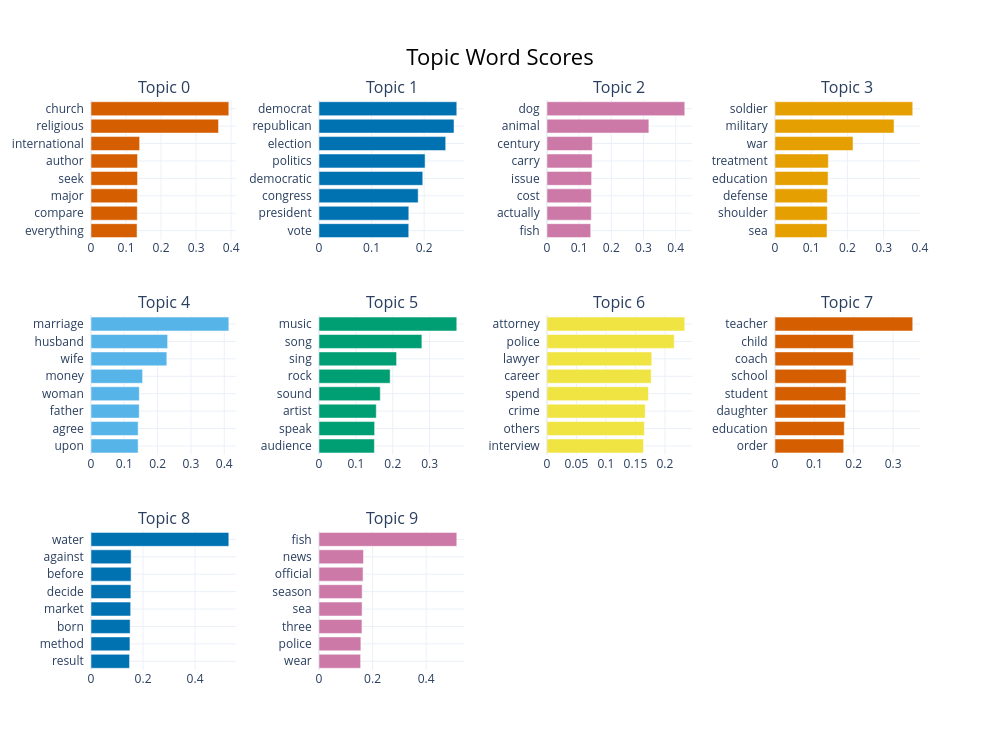

Notebook code cell kept with this figure:
### Markdown cell above
## 📈 9. Visualisations

### Code cell
# ── Topic word scores ─────────────────────────────────────────────────────────
topic_model.visualize_barchart(top_n_topics=10, n_words=8)

### Figure 1 — Plotly figure (JSON) as saved in the notebook; plotly's stock layout.template omitted (floating-point values rounded to 4 significant figures)
{"data": [{"marker": {"color": "#D55E00"}, "orientation": "h", "type": "bar", "x": [0.1314, 0.1322, 0.1325, 0.1329, 0.1329, 0.1388, 0.3641, 0.3935], "xaxis": "x", "y": ["everything  ", "compare  ", "major  ", "seek  ", "author  ", "international  ", "religious  ", "church  "], "yaxis": "y"}, {"marker": {"color": "#0072B2"}, "orientation": "h", "type": "bar", "x": [0.1707, 0.1709, 0.1887, 0.1974, 0.2019, 0.241, 0.2568, 0.2621], "xaxis": "x2", "y": ["vote  ", "president  ", "congress  ", "democratic  ", "politics  ", "election  ", "republican  ", "democrat  "], "yaxis": "y2"}, {"marker": {"color": "#CC79A7"}, "orientation": "h", "type": "bar", "x": [0.136, 0.1378, 0.1379, 0.1388, 0.1404, 0.1409, 0.3167, 0.4283], "xaxis": "x3", "y": ["fish  ", "actually  ", "cost  ", "issue  ", "carry  ", "century  ", "animal  ", "dog  "], "yaxis": "y3"}, {"marker": {"color": "#E69F00"}, "orientation": "h", "type": "bar", "x": [0.1437, 0.1446, 0.1447, 0.1467, 0.1474, 0.2155, 0.3286, 0.3803], "xaxis": "x4", "y": ["sea  ", "shoulder  ", "defense  ", "education  ", "treatment  ", "war  ", "military  ", "soldier  "], "yaxis": "y4"}, {"marker": {"color": "#56B4E9"}, "orientation": "h", "type": "bar", "x": [0.1415, 0.1416, 0.1448, 0.145, 0.1549, 0.2276, 0.23, 0.4137], "xaxis": "x5", "y": ["upon  ", "agree  ", "father  ", "woman  ", "money  ", "wife  ", "husband  ", "marriage  "], "yaxis": "y5"}, {"marker": {"color": "#009E73"}, "orientation": "h", "type": "bar", "x": [0.1502, 0.1508, 0.1553, 0.1661, 0.1928, 0.2103, 0.2788, 0.3734], "xaxis": "x6", "y": ["audience  ", "speak  ", "artist  ", "sound  ", "rock  ", "sing  ", "song  ", "music  "], "yaxis": "y6"}, {"marker": {"color": "#F0E442"}, "orientation": "h", "type": "bar", "x": [0.1636, 0.1652, 0.1665, 0.172, 0.1767, 0.1776, 0.2157, 0.2336], "xaxis": "x7", "y": ["interview  ", "others  ", "crime  ", "spend  ", "career  ", "lawyer  ", "police  ", "attorney  "], "yaxis": "y7"}, {"marker": {"color": "#D55E00"}, "orientation": "h", "type": "bar", "x": [0.1746, 0.176, 0.1792, 0.1802, 0.181, 0.1988, 0.199, 0.3498], "xaxis": "x8", "y": ["order  ", "education  ", "daughter  ", "student  ", "school  ", "coach  ", "child  ", "teacher  "], "yaxis": "y8"}, {"marker": {"color": "#0072B2"}, "orientation": "h", "type": "bar", "x": [0.1482, 0.1497, 0.1504, 0.1525, 0.1532, 0.1541, 0.1543, 0.5298], "xaxis": "x9", "y": ["result  ", "method  ", "born  ", "market  ", "decide  ", "before  ", "against  ", "water  "], "yaxis": "y9"}, {"marker": {"color": "#CC79A7"}, "orientation": "h", "type": "bar", "x": [0.1554, 0.1564, 0.1604, 0.1609, 0.1612, 0.1646, 0.1661, 0.5143], "xaxis": "x10", "y": ["wear  ", "police  ", "three  ", "sea  ", "season  ", "official  ", "news  ", "fish  "], "yaxis": "y10"}], "layout": {"annotations": [{"font": {"size": 16}, "showarrow": false, "text": "Topic 0", "x": 0.0875, "xanchor": "center", "xref": "paper", "y": 1, "yanchor": "bottom", "yref": "paper"}, {"font": {"size": 16}, "showarrow": false, "text": "Topic 1", "x": 0.3625, "xanchor": "center", "xref": "paper", "y": 1, "yanchor": "bottom", "yref": "paper"}, {"font": {"size": 16}, "showarrow": false, "text": "Topic 2", "x": 0.6375, "xanchor": "center", "xref": "paper", "y": 1, "yanchor": "bottom", "yref": "paper"}, {"font": {"size": 16}, "showarrow": false, "text": "Topic 3", "x": 0.9125, "xanchor": "center", "xref": "paper", "y": 1, "yanchor": "bottom", "yref": "paper"}, {"font": {"size": 16}, "showarrow": false, "text": "Topic 4", "x": 0.0875, "xanchor": "center", "xref": "paper", "y": 0.6222, "yanchor": "bottom", "yref": "paper"}, {"font": {"size": 16}, "showarrow": false, "text": "Topic 5", "x": 0.3625, "xanchor": "center", "xref": "paper", "y": 0.6222, "yanchor": "bottom", "yref": "paper"}, {"font": {"size": 16}, "showarrow": false, "text": "Topic 6", "x": 0.6375, "xanchor": "center", "xref": "paper", "y": 0.6222, "yanchor": "bottom", "yref": "paper"}, {"font": {"size": 16}, "showarrow": false, "text": "Topic 7", "x": 0.9125, "xanchor": "center", "xref": "paper", "y": 0.6222, "yanchor": "bottom", "yref": "paper"}, {"font": {"size": 16}, "showarrow": false, "text": "Topic 8", "x": 0.0875, "xanchor": "center", "xref": "paper", "y": 0.2444, "yanchor": "bottom", "yref": "paper"}, {"font": {"size": 16}, "showarrow": false, "text": "Topic 9", "x": 0.3625, "xanchor": "center", "xref": "paper", "y": 0.2444, "yanchor": "bottom", "yref": "paper"}], "height": 750, "hoverlabel": {"bgcolor": "white", "font": {"family": "Rockwell", "size": 16}}, "showlegend": false, "title": {"font": {"color": "Black", "size": 22}, "text": "Topic Word Scores", "x": 0.5, "xanchor": "center", "yanchor": "top"}, "width": 1000, "xaxis": {"anchor": "y", "domain": [0, 0.175], "showgrid": true}, "xaxis10": {"anchor": "y10", "domain": [0.275, 0.45], "showgrid": true}, "xaxis11": {"anchor": "y11", "domain": [0.55, 0.725], "showgrid": true}, "xaxis12": {"anchor": "y12", "domain": [0.825, 1], "showgrid": true}, "xaxis2": {"anchor": "y2", "domain": [0.275, 0.45], "showgrid": true}, "xaxis3": {"anchor": "y3", "domain": [0.55, 0.725], "showgrid": true}, "xaxis4": {"anchor": "y4", "domain": [0.825, 1], "showgrid": true}, "xaxis5": {"anchor": "y5", "domain": [0, 0.175], "showgrid": true}, "xaxis6": {"anchor": "y6", "domain": [0.275, 0.45], "showgrid": true}, "xaxis7": {"anchor": "y7", "domain": [0.55, 0.725], "showgrid": true}, "xaxis8": {"anchor": "y8", "domain": [0.825, 1], "showgrid": true}, "xaxis9": {"anchor": "y9", "domain": [0, 0.175], "showgrid": true}, "yaxis": {"anchor": "x", "domain": [0.7556, 1], "showgrid": true}, "yaxis10": {"anchor": "x10", "domain": [0, 0.2444], "showgrid": true}, "yaxis11": {"anchor": "x11", "domain": [0, 0.2444], "showgrid": true}, "yaxis12": {"anchor": "x12", "domain": [0, 0.2444], "showgrid": true}, "yaxis2": {"anchor": "x2", "domain": [0.7556, 1], "showgrid": true}, "yaxis3": {"anchor": "x3", "domain": [0.7556, 1], "showgrid": true}, "yaxis4": {"anchor": "x4", "domain": [0.7556, 1], "showgrid": true}, "yaxis5": {"anchor": "x5", "domain": [0.3778, 0.6222], "showgrid": true}, "yaxis6": {"anchor": "x6", "domain": [0.3778, 0.6222], "showgrid": true}, "yaxis7": {"anchor": "x7", "domain": [0.3778, 0.6222], "showgrid": true}, "yaxis8": {"anchor": "x8", "domain": [0.3778, 0.6222], "showgrid": true}, "yaxis9": {"anchor": "x9", "domain": [0, 0.2444], "showgrid": true}}}
